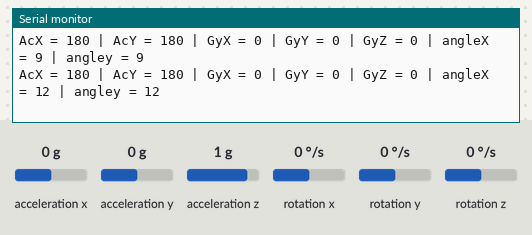
Recording of a sketch running on a simulated Arduino Uno, built with avr-gcc and run on an emulated ATmega328P. On the bench: the last lines printed to the serial monitor. Wiring (inferred from the names in the program): MPU-6050 motion sensor at I2C address 0x68. The test bench sets the inputs (shaded band); at power-on: acceleration x 0 g, acceleration y 0 g, acceleration z 1 g, rotation x 0 °/s, rotation y 0 °/s, rotation z 0 °/s.

Above: at 1.2 s.
1.3 s: acceleration x set to -1.4 g
At 1.64 s:
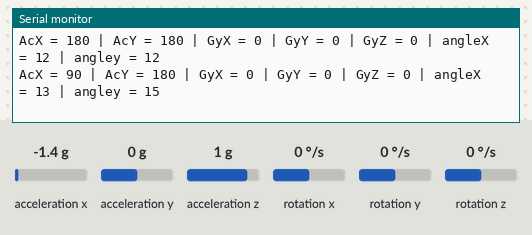
2.8 s: acceleration y set to -1.4 g
At 3.04 s:
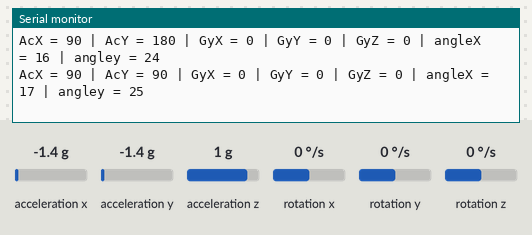
4.3 s: acceleration z set to -1.4 g
At 4.44 s:
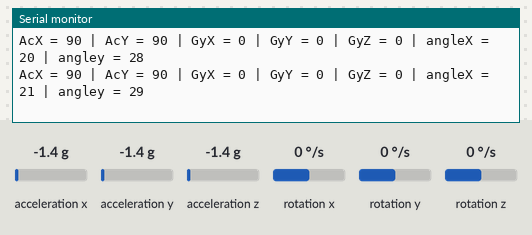
5.8 s: acceleration z set to -0.8 g
At 5.84 s:
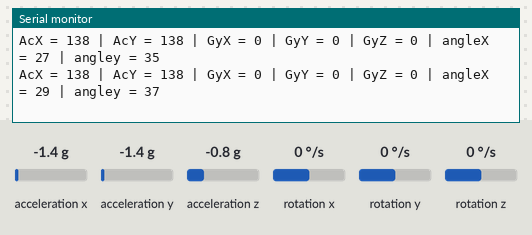
Timing chart, 0 to 8.8 s (numbered marks = the images above; inputs shaded):
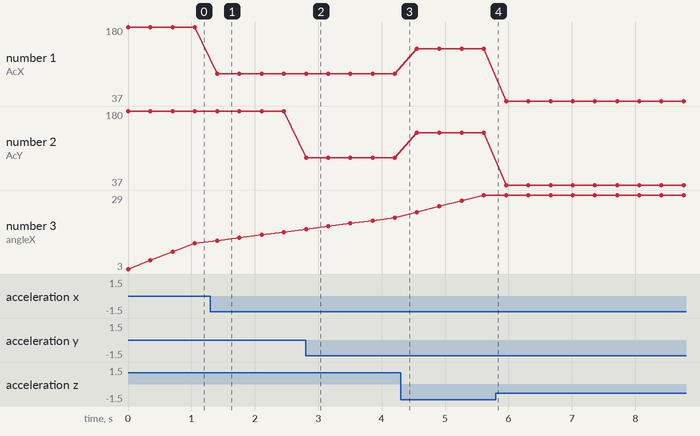

The sketch:

MPU6050_Values.ino
```cpp
#include <Servo.h>

// MPU-6050 Short Example Sketch
// By Arduino User JohnChi
// August 17, 2014
// Public Domain
#include<Wire.h>

int gySensitivity = 0;
int GyX = 0;
int GyY = 0;
int GyZ = 0;
int prev_time_elpsd = 0;
int angleX = 0;
int angleY = 0;
const int MPU_addr=0x68;  // I2C address of the MPU-6050
int16_t rawAcX,rawAcY,rawAcZ,rawTmp,rawGyX,rawGyY,rawGyZ, zeroAcX, zeroAcY, zeroAcZ, zeroGyX, zeroGyY, zeroGyZ, AcX, AcY, AcZ, Tmp;
void setup(){
  Wire.begin();
  Wire.beginTransmission(MPU_addr);
  Wire.write(0x6B);  // PWR_MGMT_1 register
  Wire.write(0);     // set to zero (wakes up the MPU-6050)
  Wire.endTransmission(true);
  Serial.begin(9600);

  Wire.beginTransmission(MPU_addr);
  Wire.write(0x3B);  // starting with register 0x3B (ACCEL_XOUT_H)
  Wire.endTransmission(false);
  Wire.requestFrom(MPU_addr,12,true);  // request a total of 14 registers
  zeroAcX=Wire.read()<<8|Wire.read();  // 0x3B (ACCEL_XOUT_H) & 0x3C (ACCEL_XOUT_L)
  zeroAcY=Wire.read()<<8|Wire.read();  // 0x3D (ACCEL_YOUT_H) & 0x3E (ACCEL_YOUT_L
  zeroAcZ=Wire.read()<<8|Wire.read();  // 0x3F (ACCEL_ZOUT_H) & 0x40 (ACCEL_ZOUT_L))
  zeroGyX=Wire.read()<<8|Wire.read();  // 0x43 (GYRO_XOUT_H) & 0x44 (GYRO_XOUT_L)
  zeroGyY=Wire.read()<<8|Wire.read();  // 0x45 (GYRO_YOUT_H) & 0x46 (GYRO_YOUT_L)
  zeroGyZ=Wire.read()<<8|Wire.read();  // 0x47 (GYRO_ZOUT_H) & 0x48 (GYRO_ZOUT_L)
}
void loop(){
  Wire.beginTransmission(MPU_addr);
  Wire.write(0x3B);  // starting with register 0x3B (ACCEL_XOUT_H)
  Wire.endTransmission(false);
  Wire.requestFrom(MPU_addr,14,true);  // request a total of 14 registers
  rawAcX=Wire.read()<<8|Wire.read();  // 0x3B (ACCEL_XOUT_H) & 0x3C (ACCEL_XOUT_L)
  rawAcY=Wire.read()<<8|Wire.read();  // 0x3D (ACCEL_YOUT_H) & 0x3E (ACCEL_YOUT_L)
  rawAcZ=Wire.read()<<8|Wire.read();  // 0x3F (ACCEL_ZOUT_H) & 0x40 (ACCEL_ZOUT_L)
  rawTmp=Wire.read()<<8|Wire.read();  // 0x41 (TEMP_OUT_H) & 0x42 (TEMP_OUT_L)
  rawGyX=Wire.read()<<8|Wire.read();  // 0x43 (GYRO_XOUT_H) & 0x44 (GYRO_XOUT_L)
  rawGyY=Wire.read()<<8|Wire.read();  // 0x45 (GYRO_YOUT_H) & 0x46 (GYRO_YOUT_L)
  rawGyZ=Wire.read()<<8|Wire.read();  // 0x47 (GYRO_ZOUT_H) & 0x48 (GYRO_ZOUT_L)

  int accXVal = rawAcX - zeroAcX;
  int accYVal = rawAcY - zeroAcY;
  int accZVal = rawAcZ - zeroAcZ;
  int AcX = RAD_TO_DEG * (atan2(accXVal, accZVal) + PI);
  int AcY = RAD_TO_DEG * (atan2(accYVal, accZVal) + PI);

  int gyroXRate = (rawGyX - zeroGyX) / (gySensitivity / 3.3 * 1023);
  int gyroYRate = (rawGyY - zeroGyY) / (gySensitivity / 3.3 * 1023);
  int dtime = millis() - prev_time_elpsd;
  GyX += gyroXRate * dtime / 1000;
  GyY += gyroYRate * dtime / 1000;

  angleX = 0.98 * (angleX + GyX * dtime) + 0.02 * AcX;
  angleY = 0.98 * (angleY + GyY * dtime) + 0.02 * AcY;

  Serial.print("AcX = "); Serial.print(AcX);
  Serial.print(" | AcY = "); Serial.print(AcY);
  Serial.print(" | GyX = "); Serial.print(GyX);
  Serial.print(" | GyY = "); Serial.print(GyY);
  Serial.print(" | GyZ = "); Serial.print(GyZ);
  Serial.print(" | angleX = "); Serial.print(angleX);
  Serial.print(" | angley = "); Serial.println(angleY);
  delay(333);
}
```

Measured:
- after the input at 1.3 s, the serial monitor: prints a new line after 0.11 s (image 1)
- after the input at 2.8 s, the serial monitor: prints a new line at once (image 2)
- plotted number 1: 180 → 90 after the input at 1.3 s, 90 → 138 after the input at 4.3 s
- plotted number 2: 90 → 138 after the input at 4.3 s
- plotted number 3: 12 → 16 after the input at 1.3 s
